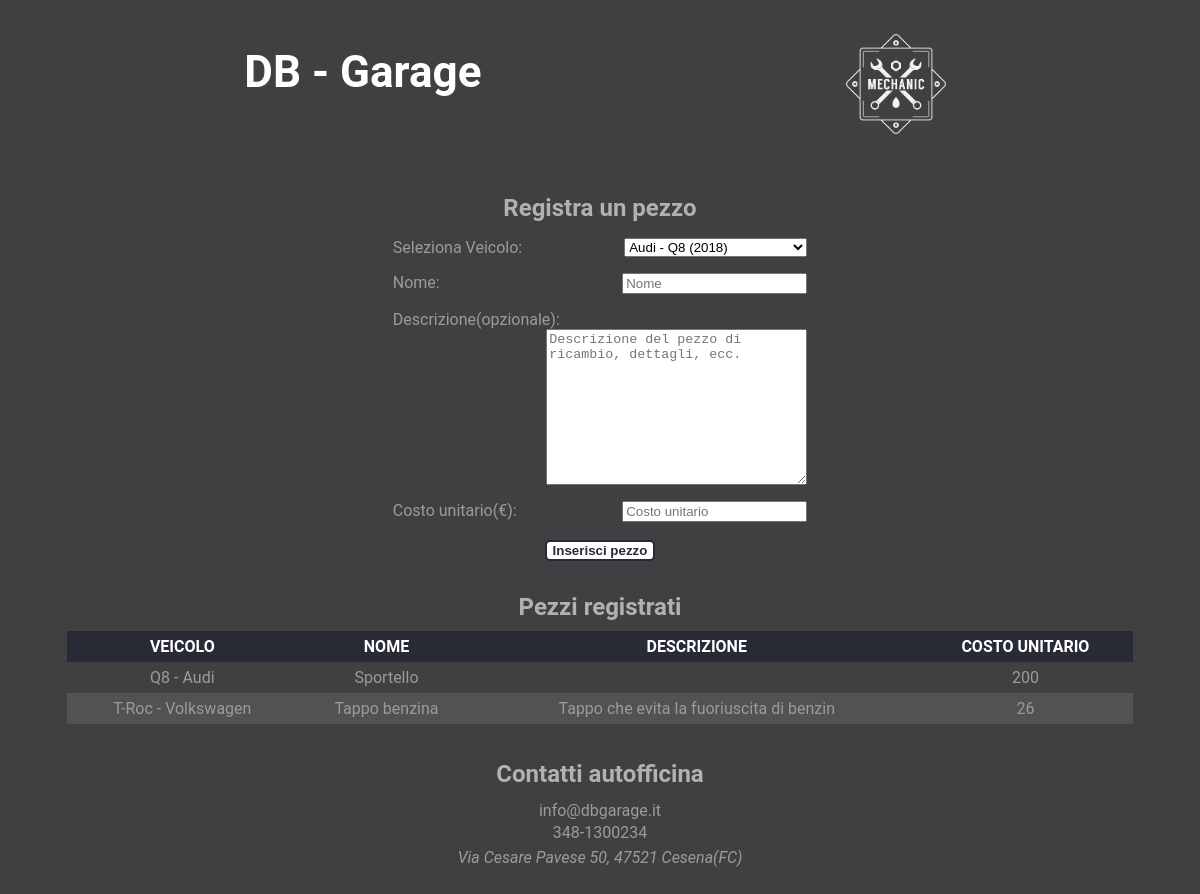
/app-web/gestione_pezzi.php, run on the app's committed database.
### tables this page shows
CREATE TABLE `pezzo_ricambio` (
  `id_pezzo` int(3) NOT NULL,
  `nome` char(20) NOT NULL,
  `cod_veicolo` int(3) NOT NULL,
  `descrizione` char(40) DEFAULT NULL,
  `costo_unitario` int(5) NOT NULL
);

CREATE TABLE `veicolo_usato` (
  `cod_veicolo_usato` int(11) NOT NULL,
  `casa_produttrice` char(15) NOT NULL,
  `modello` char(20) NOT NULL,
  `anno_produzione` year(4) NOT NULL,
  `cilindrata` char(10) NOT NULL,
  `km_percorsi` int(6) DEFAULT NULL
);

### app-web/gestione_pezzi.php (called while the page is built, shortened)
<?php
    require_once 'require.php';
    $SetParameters["titolo"] = "Gestione pezzi";
    $SetParameters["file"] = "nuovo_pezzo.php";
	$SetParameters["veicoli"] = $db->getAllVeicoliUsati();
	$SetParameters["pezzi"] = $db->getAllPieces();
    require("template/base.php");
?>

### app-web/require.php (called while the page is built, shortened)
<?php
require_once("databasegarage.php");
$db = new DatabaseHelper("127.0.0.1", "root", "", "officina", 3306);
$SetParameters["scripts"] = array();
?>

### app-web/databasegarage.php (called while the page is built, shortened)
<?php
class DatabaseHelper {
	private $db;
	public function __construct($servername, $username, $password, $dbname, $port) {
		$this->db = new mysqli($servername, $username, $password, $dbname, $port);
	}
    public function getAllVeicoliUsati(){
        $statement = $this->db->prepare("SELECT * FROM VEICOLO_USATO ");
		$statement->execute();
		$result = $statement->get_result();
		return $result->fetch_all(MYSQLI_ASSOC);
    }
    public function getCarCod($modello, $casa_produttrice, $data_produzione, $cilindrata, $km_percorsi){
        $statement = $this->db->prepare("SELECT cod_veicolo_usato FROM VEICOLO_USATO WHERE modello = ? AND casa_produttrice = ? AND anno_produzione = ? AND cilindrata = ? AND km_percorsi = ?");
		$statement->bind_param('ssiii', $modello, $casa_produttrice, $data_produzione, $cilindrata, $km_percorsi);
		$statement->execute();
		$result = $statement->get_result();
		$data = $result->fetch_array(MYSQLI_ASSOC);
        return $data["cod_veicolo_usato"];
    }
    public function getAllPieces(){
        $statement = $this->db->prepare("SELECT * FROM PEZZO_RICAMBIO ");
        $statement->execute();
		$result = $statement->get_result();
		return $result->fetch_all(MYSQLI_ASSOC);
    }
    public function getVeicoloUsatoSpecifico($cod_veicolo){
        $statement = $this->db->prepare("SELECT * FROM VEICOLO_USATO WHERE cod_veicolo_usato = ?");
        $statement->bind_param('i', $cod_veicolo);
		$statement->execute();
		$result = $statement->get_result();
        $data = $result->fetch_array(MYSQLI_ASSOC);
        return $data["modello"]." - ".$data["casa_produttrice"];
    }
}
?>

### app-web/template/nuovo_pezzo.php (the view)
<section class="grande">
	<h2>Registra un pezzo</h2>
	<form action="#" method="POST">
		<ul>
			<li>
				<label for="pezzoVeicolo"> Seleziona Veicolo: </label>
				<select name="pezzoVeicolo" required>
				<?php foreach($SetParameters["veicoli"] as $veicolo) :?>
					<option value='<?php echo $db->getCarCod($veicolo["modello"], $veicolo["casa_produttrice"],$veicolo["anno_produzione"], $veicolo["cilindrata"], $veicolo["km_percorsi"]);?>'><?php echo $veicolo["casa_produttrice"]." - ".$veicolo["modello"]." (".$veicolo["anno_produzione"].")"?></option>
				<?php endforeach; ?>
				</select>
			</li>
			<li>
				<label for="pezzoNome"> Nome: </label>
				<input type="text" name="pezzoNome" placeholder="Nome" maxlength="20" required>
			</li>
			<li>
				<label for="pezzoDescrizione"> Descrizione(opzionale): </label>
				<textarea name="pezzoDescrizione" id="" cols="30" rows="10" placeholder="Descrizione del pezzo di ricambio, dettagli, ecc."></textarea>
			</li>
			<li>
				<label for="pezzoCosto"> Costo unitario(€): </label>
				<input type="number" step="0.01" name="pezzoCosto" placeholder="Costo unitario" required>
			</li>
		</ul>
		<input type="submit" name="inserisciPezzo"  value="Inserisci pezzo">
	</form>
</section>
<section class="tabelle">
	<h2>Pezzi registrati</h2>
	<table>
		<thead>
			<tr>
				<th>VEICOLO</th><th>NOME</th><th>DESCRIZIONE</th><th>COSTO UNITARIO</th>
			</tr>
		</thead>
		<tbody>
			<?php foreach($SetParameters["pezzi"] as $pezzo) :?>
				<tr class="noform">
					<td><?php echo $db->getVeicoloUsatoSpecifico($pezzo["cod_veicolo"]); ?></td>
					<td><?php echo $pezzo["nome"]; ?></td>
					<td><?php echo $pezzo["descrizione"]; ?></td>
					<td><?php echo $pezzo["costo_unitario"]; ?></td>
				</tr>
			<?php endforeach; ?>
		</tbody>
	</table>
</section>

### app-web/css/style.css (style rules this page uses)
body { text-align: center; display: flex; flex-direction: column; align-items: center; background-color: rgb(64,64,66); }
h2 { margin: 10px 0; color: rgb(177,177,177); }
ul { padding: 0; list-style-type: none; display: flex; justify-content: space-around; }
form ul { display: flex; flex-direction: column; gap: 2vh; }
form > ul *:not(legend, ul) { float: right; }
form > ul > li label, form fieldset > ul > li > label { float: left; }
table, .l100 { border-spacing: 0; width: 100%; margin: 10px 0; }
td, th { padding: 0.5vw; text-align: center; }
thead tr, caption { background-color: #282A35; color: white; }
tr.noform:nth-child(even), tr:nth-child(4n) { background-color: #7272725c; }
section { margin: 20px 25%; width: 30%; }
section.grande { margin: 20px 15%; width: 35%; }
section.tabelle { margin: 0px 5%; width: 90%; }
input[type="submit"], button:hover { margin: 2px; background-color: white; color: #282A35; border-radius: 5px; font-weight: 600; border: 2px solid #282A35; font-family: sans-serif; }
body { font-family: 'Roboto', 'Gill Sans MT', Calibri, 'Trebuchet MS', sans-serif; color: rgb(155,155,155); }

### data on the page
pezzo_ricambio: cod_veicolo.casa_produttrice "Q8 - Audi", nome "Sportello", costo_unitario "200"
pezzo_ricambio: cod_veicolo.casa_produttrice "T-Roc - Volkswagen", nome "Tappo benzina", descrizione "Tappo che evita la fuoriuscita di benzin", costo_unitario "26"

### other printed values
form field pezzoVeicolo "Audi - Q8 (2018)"
